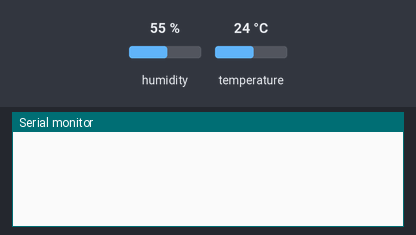
Bench run of a sketch on a simulated ESP32. On the bench: the last lines printed to the serial monitor. The inputs (shaded band) are chosen by the test bench; at power-on: humidity 55 %, temperature 24 °C.

Above: at 2.7 s.
2.8 s: humidity set to 22 %
At 8.0 s:
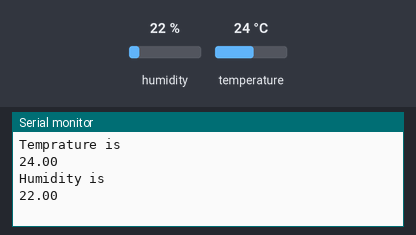
10.3 s: temperature set to 12 °C
At 12.7 s:
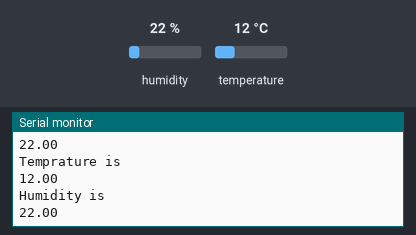
17.8 s: humidity set to 40 %
At 22.1 s:
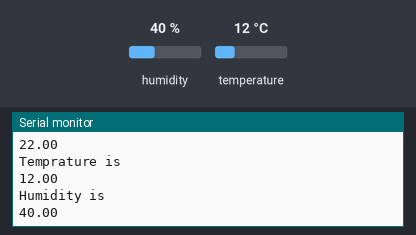
Timing chart, 0 to 23.6 s (numbered marks = the images above; inputs shaded):
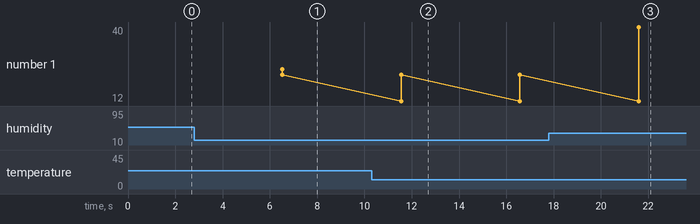

Measured:
- after the input at 2.8 s, the serial monitor: prints a new line after 3.7 s (image 1)
- after the input at 10.3 s, the serial monitor: prints a new line after 1.3 s (image 2)
- after the input at 17.8 s, the serial monitor: prints a new line after 3.8 s (image 3)
- plotted number 1: 22 → 40 after the input at 17.8 s

The sketch:

MQTT_Ubidots.ino
```cpp
#include <WiFi.h>
#include "UbidotsEsp32Mqtt.h"
#include <Adafruit_Sensor.h>
#include <DHT.h>


#define DHTPIN 27   //Pin of DHT11
#define DHTTYPE   DHT11

const char* ssid = "your_WiFi_ssid";
const char* password = "your_WiFi_password";
const char *UBIDOTS_TOKEN = "your_Ubidots_token";

const char *DEVICE_LABEL = "esp32";
const char *VARIABLE_LABEL1 = "temp";
const char *VARIABLE_LABEL2 = "humd";

const int PUBLISH_FREQUENCY = 5000; // Update rate in milliseconds
unsigned long timer;
Ubidots ubidots(UBIDOTS_TOKEN);

void callback(char *topic, byte *payload, unsigned int length)
{
  Serial.print("Message arrived [");
  Serial.print(topic);
  Serial.print("] ");
  for (int i = 0; i < length; i++)
  {
    Serial.print((char)payload[i]);
  }
  Serial.println();
}

DHT dht(DHTPIN, DHTTYPE);

float readDHTTemperature() {
  float t = dht.readTemperature();
  if (isnan(t)) {
    Serial.println("Failed to read DHT!");
    return NULL;
  }
  else {
    Serial.println("Temprature is");
    Serial.println(t);
    return t;
  }
}

float readDHTHumidity() {

  float h = dht.readHumidity();
  if (isnan(h)) {
    Serial.println("Failed to read DHT!");
    return NULL;
  }
  else {
    Serial.println("Humidity is");
    Serial.println(h);
    return h;
  }
}

void setup() {
  Serial.begin(115200);
  ubidots.connectToWifi(ssid, password);
  ubidots.setCallback(callback);
  ubidots.setup();
  ubidots.reconnect();
  timer = millis();
  dht.begin();
}

void loop() {
  if (!ubidots.connected())
  {
    ubidots.reconnect();
  }
  if (abs(millis() - timer) > PUBLISH_FREQUENCY) // triggers the routine every 5 seconds
  {
    float temp = readDHTTemperature();
    float humd = readDHTHumidity();
    ubidots.add(VARIABLE_LABEL1, temp);
    ubidots.add(VARIABLE_LABEL2, humd);
    ubidots.publish(DEVICE_LABEL);
    timer = millis();
  }
  ubidots.loop();

}
```
